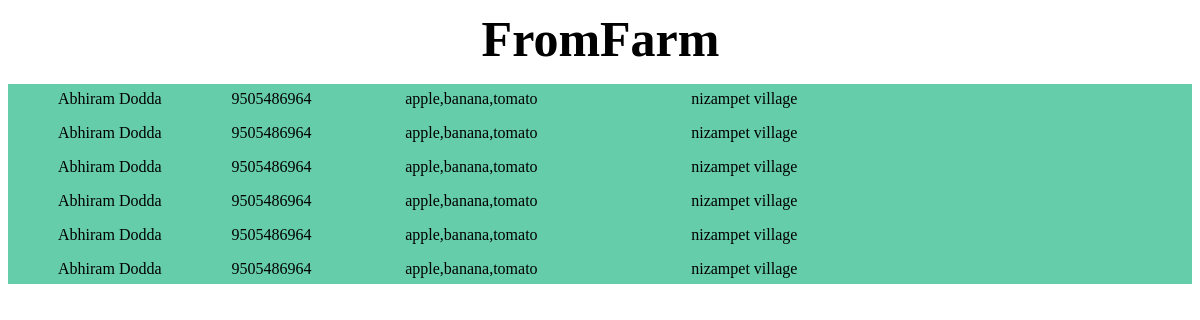
Screenshot of /FromFarm/ with the database file from the repository.
### Farmer/models.py (models this page shows)
class SellerData(models.Model):
    uname = models.CharField(max_length=10,default='none')
    name = models.CharField(max_length = 30)
    address = models.CharField(max_length = 100)
    phone_no = models.CharField(max_length = 11)
    products = models.CharField(max_length = 50,default = 'none')

### FromFarm/views.py (the view)
# urls.py: path("", views.fromfarmindex, name='Home')
def fromfarmindex(request):
    f = SellerData.objects.all()
    return render(request, 'fromfarmindex.html',{'sellerlist':f})

### FromFarm/templates/fromfarmindex.html (shortened to what this page needs)
<!DOCTYPE html>
<html lang="en">
  <head>
  </head>
  <body>
    <h1>FromFarm</h1>
    <section>
      <div id="seller_list">
        <ul>
          {% for seller in sellerlist %}
          <li class="seller">
            <div>{{ seller.name}}</div>
            <div>{{ seller.phone_no }}</div>
            <div>{{ seller.products }}</div>
            <div>{{ seller.address }}</div>
          </li>
          {% endfor %}
        </ul>
      </div>
    </section>
  </body>
</html>

### FromFarm/templates/fromfarmindex.html (style rules this page uses)
h1 { font-size: 50px; margin: 10px; margin-left: 40%; }
.seller { display: grid; grid-template-columns: 15% 15% 25% 35%; column-gap: 5px; border-width: 1px solid black; padding: 6px; margin: 4px; }
#seller_list { border-width: 2px solid black; background-color: mediumaquamarine; }

### rows the page displays
SellerData: name "Abhiram Dodda", phone_no "9505486964", products "apple,banana,tomato", address "nizampet village"
SellerData: name "Abhiram Dodda", phone_no "9505486964", products "apple,banana,tomato", address "nizampet village"
SellerData: name "Abhiram Dodda", phone_no "9505486964", products "apple,banana,tomato", address "nizampet village"
SellerData: name "Abhiram Dodda", phone_no "9505486964", products "apple,banana,tomato", address "nizampet village"
SellerData: name "Abhiram Dodda", phone_no "9505486964", products "apple,banana,tomato", address "nizampet village"
SellerData: name "Abhiram Dodda", phone_no "9505486964", products "apple,banana,tomato", address "nizampet village"
